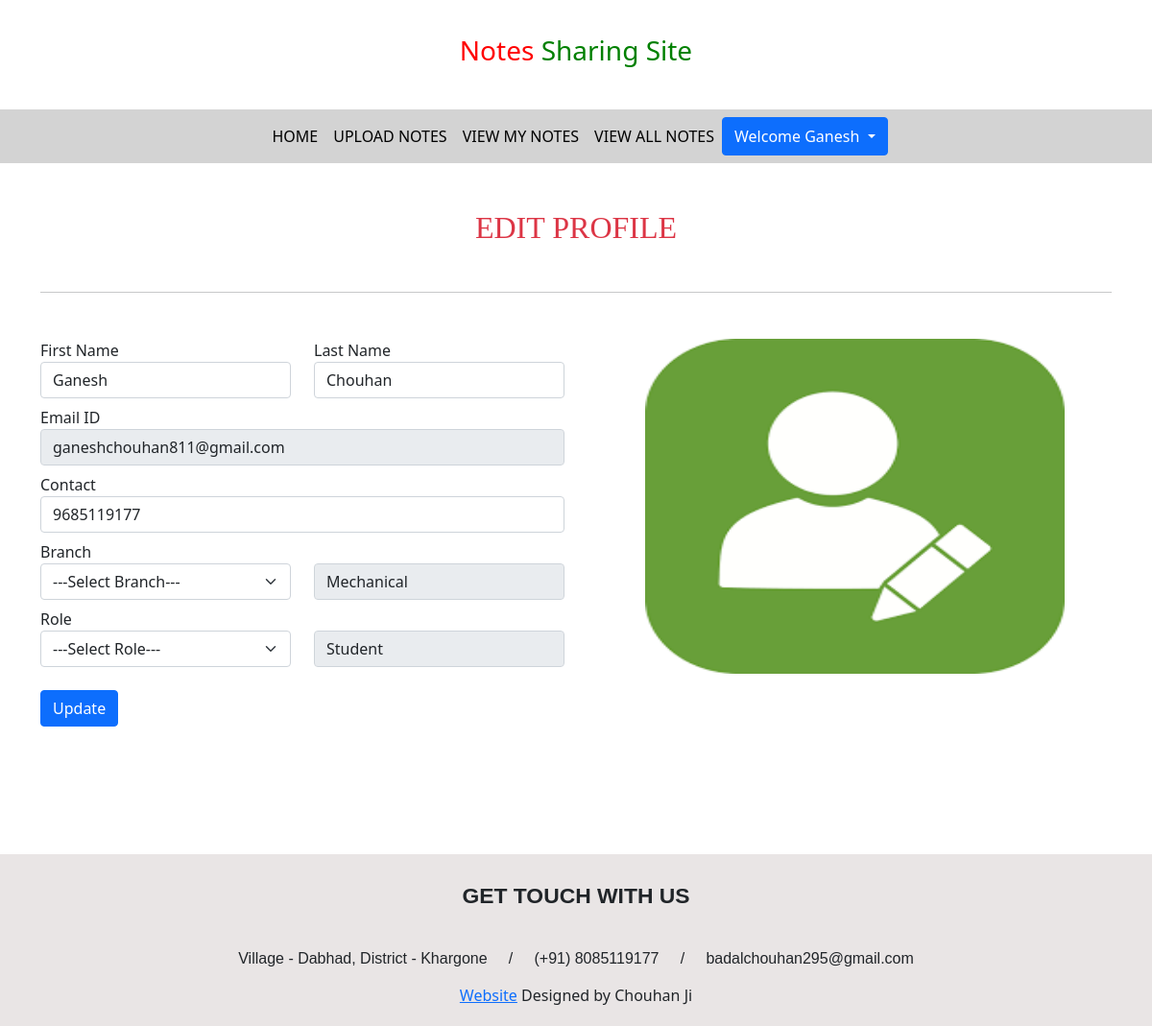
Screenshot of /user/editprofile/ (signed in) with the database file from the repository.
### NotesApp/models.py (models this page shows, shortened)
class Signup(models.Model):
    user = models.ForeignKey(User,on_delete=models.CASCADE)
    contact = models.CharField(max_length=15)
    branch = models.CharField(max_length=40)
    role = models.CharField(max_length=30)

### UserApp/views.py (the view, shortened to what this page needs)
# urls.py: path('editprofile/',editprofile,name='editprofile'),
def editprofile(request):
    if not request.user.is_authenticated:
        return redirect('userlogin')
    user = User.objects.get(id=request.user.id)
    data = Signup.objects.get(user=user)
    error = ""
    d = {'data':data,'user':user,'error':error}
    return render(request, 'editprofile.html',d)

### UserApp/templates/editprofile.html (shortened to what this page needs)
{% extends 'userbase.html' %}{% block body %} {% load static %}
<div class="container mt-5">
    <h2 class="text-center text-danger mb-5" style="font-family: 'Monotype Corsiva';">EDIT PROFILE</h2>
    <hr>
    <div class="row mt-5">
        <div class="col-sm-6">
            <form method="POST">
                <div class="row">
                    <div class="form-group col-md-6">
                        <label>First Name</label>
                        <input type="text" class="form-control" value="{{data.user.first_name}}" name="firstname">
                    </div>
                    <div class="form-group col-md-6">
                        <label>Last Name</label>
                        <input type="text" class="form-control" value="{{data.user.last_name}}" name="lastname">
                    </div>
                </div>
                <div class="row mt-2">
                    <div class="form-group col-md-12">
                        <label>Email ID</label>
                        <input type="email" class="form-control" value="{{data.user.username}}" readonly>
                    </div>
                </div>
                <div class="row mt-2">
                    <div class="form-group col-md-12">
                        <label>Contact</label>
                        <input type="text" class="form-control" value="{{data.contact}}" name="contact">
                    </div>
                </div>
                <div class="row mt-2">
                    <div class="form-group col-md-6">
                        <label>Branch</label>
                        <select class="form-select" name="branch">
                            <option value="nothing">---Select Branch---</option>
                        </select>
                    </div>
                    <div class="form-group col-md-6 mt-4">
                        <input type="text" class="form-control" value="{{data.branch}}" readonly>
                    </div>
                </div>
                <div class="row mt-2">
                    <div class="form-group col-md-6">
                        <label>Role</label>
                        <select class="form-select" name="role">
                            <option value="nothing">---Select Role---</option>
                        </select>
                    </div>
                    <div class="form-group col-md-6 mt-4">
                        <input type="text" class="form-control" value="{{data.role}}" readonly>
                    </div>
                </div>
                <input type="submit" class="btn btn-primary mt-4" value="Update">
            </form>
        </div>
        <div class="col-sm-6">
            <img src="{% static 'images/editprofile.png' %}" style="width: 80%; height: 80%; margin-left: 60px;">
        </div>
    </div>
</div>
{% endblock %}

### UserApp/templates/userbase.html (shortened to what this page needs)
{% load static %}
<!doctype html>
<html lang="en">
<head>
    <link href="https://cdn.jsdelivr.net/npm/bootstrap@5.0.1/dist/css/bootstrap.min.css" rel="stylesheet">
    <link rel="stylesheet" href="{% static 'css/mystyle.css' %}">
    <link rel="stylesheet" href="{% static 'css/all.css' %}">
</head>
<body>
    <h3 style="padding: 3%; text-align: center;"><span style="color: red;">Notes</span><span style="color: green;"> Sharing Site</span></h3>
    <nav class="navbar navbar-expand-sm justify-content-center" style="background-color: lightgray;">
        <ul class="navbar-nav">
            <li class="nav-item">
                <a class="nav-link" href="{% url 'userhome' %}">HOME</a>
            </li>
            <li class="nav-item">
                <a class="nav-link" href="{% url 'uploadnotes' %}">UPLOAD NOTES</a>
            </li>
            <li class="nav-item">
                <a class="nav-link" href="{% url 'viewmynotes' %}">VIEW MY NOTES</a>
            </li>
            <li class="nav-item">
                <a class="nav-link" href="{% url 'viewallnotes' %}">VIEW ALL NOTES</a>
            </li>
            <div class="btn-group">
                <button type="button" class="btn btn-primary dropdown-toggle" data-bs-toggle="dropdown">
                  Welcome {{request.user.first_name}}
                </button>
            </div>
        </ul>
    </nav>
    {% block body %} {% endblock %}
    <footer id="ttr_footer" style="margin-top: 100px; background-color: rgb(233, 229, 229);padding: 20px;">
        <div class="ttr_footerHome_html_row0 row">
            <div class="post_column col-lg-12 col-md-12 col-sm-12 col-xs-12">
                <div class="ttr_footerHome_html_column00">
                    <div class="html_content">
                        <p style="margin:0.36em 0em 2.14em 0em;text-align:Center;"><span style="font-family:'Montserrat','Arial';font-weight:700;font-size:1.429em;">GET TOUCH WITH US</span></p>
                        <p style="margin:0.36em 0em 0.71em 0em;text-align:Center;line-height:1.83098591549296;"><span style="font-family:'Droid Serif','Arial';">Village - Dabhad, District - Khargone&nbsp;&nbsp;&nbsp;&nbsp; /&nbsp;&nbsp;&nbsp;&nbsp; (+91) 8085119177&nbsp;&nbsp;&nbsp;&nbsp; /&nbsp;&nbsp;&nbsp;&nbsp; badalchouhan295@gmail.com</span></p>
                    </div>
                </div>
            </div>
        </div>
        <div class="ttr_footer_bottom_footer text-center">
            <div class="ttr_footer_bottom_footer_inner">
                <div id="ttr_footer_designed_by_links">
                    <a href="#" target="_self">Website</a>
                    <span id="ttr_footer_designed_by">Designed by Chouhan Ji</span>
                </div>
            </div>
        </div>
    </footer>
</body>
</html>

### NotesApp/static/css/mystyle.css (style rules this page uses)
.nav-link { color: black; }

### rows the page displays
Signup: firstname "Ganesh", lastname "Chouhan", user.username "ganeshchouhan811@gmail.com", contact "9685119177", branch "Mechanical", role "Student"

### other values shown
{{ request.user.first_name }} "Ganesh"
